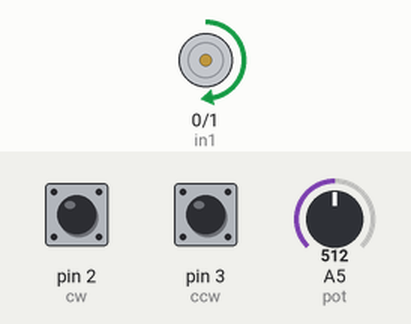
A sketch run on a simulated Arduino Uno, built with avr-gcc and run on an emulated ATmega328P. Shown: motor-driver pin pairs drawn as motors (green arrow = first pin HIGH = forward, orange = second pin HIGH = backward, longer = more drive, scaled by the enable pin). Inputs (shaded band) come from the test bench; at power-on: A5 (pot) = 512, pin 3 (ccw) HIGH, pin 2 (cw) HIGH.

Above: at 1.2 s.
1.3 s: A5 (pot) set to 716
At 1.8 s:
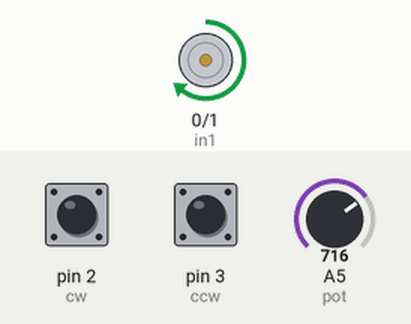
2.8 s: pin 3 (ccw) pulled LOW for 0.15 s
At 4.0 s:
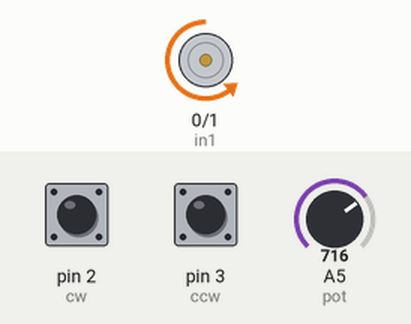
4.4 s: A5 (pot) set to 900
At 5.4 s:
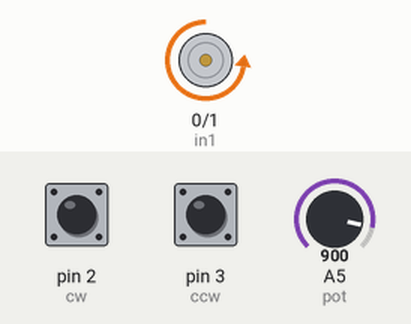
5.9 s: pin 2 (cw) pulled LOW for 0.15 s
At 6.5 s:
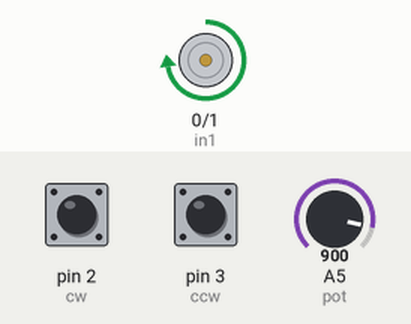
7.5 s: A5 (pot) set to 122
At 8.7 s:
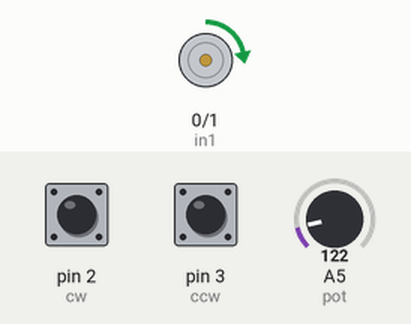
9.0 s: pin 3 (ccw) pulled LOW for 1 s
At 10.1 s:
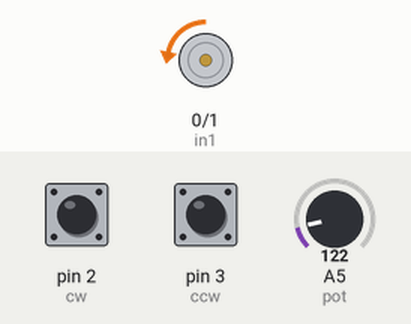
Timing chart, 0 to 12.0 s (numbered marks = the images above; inputs shaded):
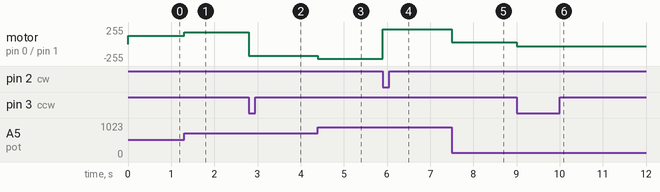

Measured:
- after the input at 1.3 s, motor on pin 0 (in1) / pin 1 (in2): forward 127/255 → forward 178/255 at once
- after the input at 2.8 s, motor on pin 0 (in1) / pin 1 (in2): forward 178/255 → backward 178/255 at once
- after the input at 4.4 s, motor on pin 0 (in1) / pin 1 (in2): backward 178/255 → backward 224/255 at once
- after the input at 5.9 s, motor on pin 0 (in1) / pin 1 (in2): backward 224/255 → forward 224/255 at once
- after the input at 7.5 s, motor on pin 0 (in1) / pin 1 (in2): forward 224/255 → forward 30/255 at once
- after the input at 9.0 s, motor on pin 0 (in1) / pin 1 (in2): forward 30/255 → backward 30/255 at once

The sketch:

dc_speed_dir.ino
```cpp
#define in1 0
#define in2 1
#define cw 2
#define ccw 3
#define motor_speed 5
#define pot A5

void setup() {
  pinMode(in1, OUTPUT);
  pinMode(in2, OUTPUT);
  pinMode(cw, INPUT_PULLUP);
  pinMode(ccw, INPUT_PULLUP);
  pinMode(motor_speed, OUTPUT);
  pinMode(pot, INPUT);

}
int dir = 0;

void loop() {
  if (digitalRead(cw) == LOW)
    dir = 0;

  if (digitalRead(ccw) == LOW)
    dir = 1;

  if (dir == 0) {
    digitalWrite(in1, HIGH);
    digitalWrite(in2, LOW);
  } else if (dir == 1) {
    digitalWrite(in2, HIGH);
    digitalWrite(in1, LOW);
  }

  int val = analogRead(pot);
  int speed_val = map(val,0,1023,0,255);
  analogWrite(motor_speed,speed_val);

}
```
